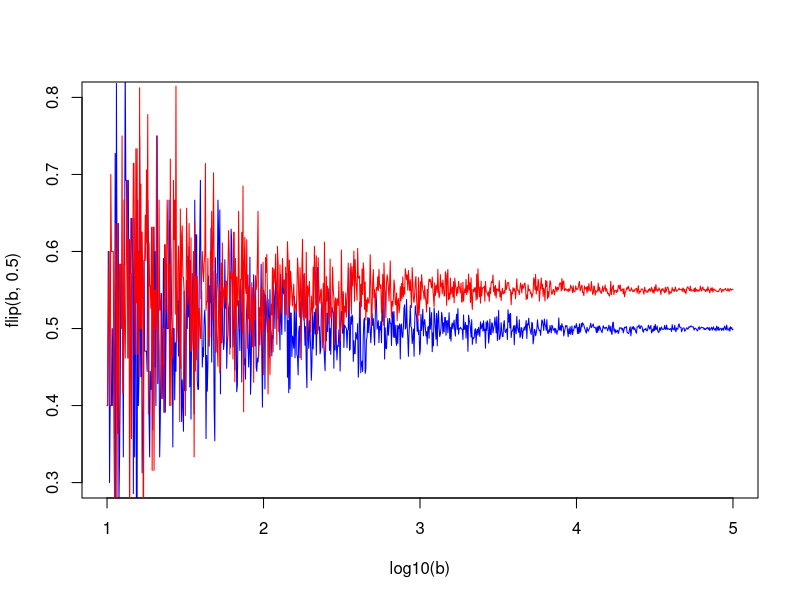
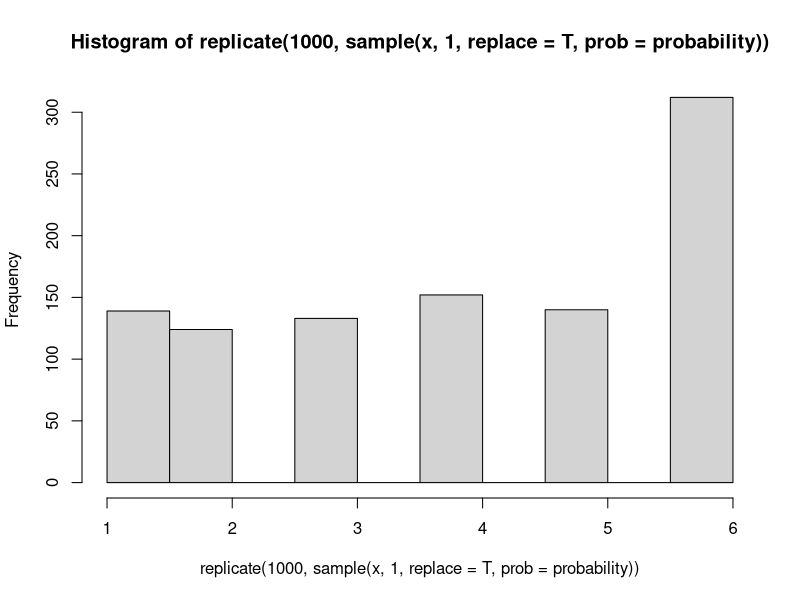

R code for these plots, in order:

rbinom(10,10,.5) # 10 is the number of observations while '1' is the number of trials. So, if this were 10 as well, there would a sum of 'successes' that were less than 10
dbinom(3,10,.5)  # this determines the density,  aka probability of exact outcome, so x= 3 heads out of 10, is not the cumulative 0-3 but exactly 3 for example. for cumulative, use pbinom, or sum dbinom:
sum(dbinom(3,10,.5),dbinom(2,10,.5),dbinom(1,10,.5),dbinom(0,10,.5))
pbinom(3,10,.5)


b<-10^seq(1,5,len=1000) #creates a 1000 simulations ranging frmo 10^1 to 10^5


#flip is a funciton that takes two parameters, b and x, which are the number of simulations and the probablity of the coin with a default of .5, also known as 50/50
flip <-function(b,x=.5){
  lapply(b,                   #lapply takes a vector and then applies a function with that vector
         function(b) mean(rbinom(b,1,x)))  #rbinom is a base R function that randonly generates values based on the binomial forumla
  }

plot(log10(b),flip(b,.5),type='l',col='blue',ylim = c(.3,.8))  #plot will create a graph with log10(b) as the x axes and then pots the result of the flip() function above
lines(log10(b),flip(b,.55),type='l',col='red')  #lines is like plot, but instead of creating a new plot, it overlays over top of the current plot





#coin_flip() does the flipping, two styles, by thumb is standard

coin_flip<-function(type = .5, bias = .1){
  rbinom(1,1,type+bias)
}
mean(replicate(100,coin_flip()))

#coin will be either unbiased or biased.  

Bag_of_coins<- c(rep(.5,9),.6) #lists 9 fair coins, one biased coin at .6
sample<-sample(Bag_of_coins,5,replace = F) #picks 5 coins randomly from bag
coin_flip(type=sample,bias=0)


#expected value
x<-c(1,2,3,4,5,6) # single dice
probability<-(c(rep(1/7,5),.2857143)) #probabilty that the dice is loaded for 6
  hist(replicate(1000,sample(x,1,replace = T,prob=probability)))
  

  x<-c(0,1) # single coin, 0=Tails
  probability<-c(.5,.5) #probabilty that the coin is fair = .5
  mean(replicate(1000,sample(x,1,replace = T,prob=probability)))
  
